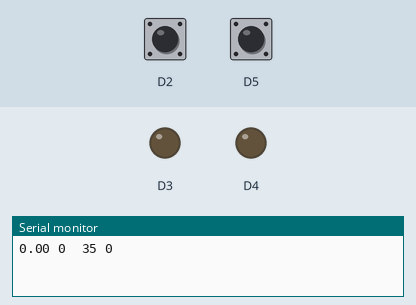
The sketch below on a simulated Arduino Zero (SAMD21). Parts: output pins drawn as LEDs (lit = HIGH), the last lines printed to the serial monitor. The test bench sets the inputs (shaded band); at power-on: D2 HIGH, D5 HIGH.

Above: at 0.1 s.
At 6.1 s:
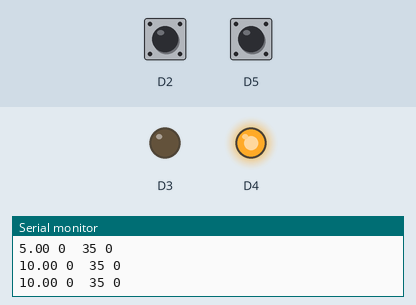
Timing chart, 0 to 25.5 s (numbered marks = the images above):
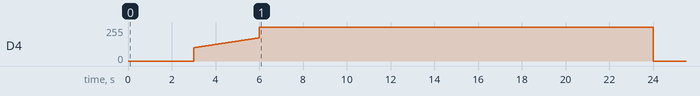

The sketch:

e03_motor_pid.ino
```cpp
#include "PID_v1.h"

#define LOG_SERIAL    SerialUSB


double enc_speed, goal_speed, pwm_output;
double Kp=20, Ki=5, Kd=0.0;

PID motorPID(&enc_speed, &pwm_output, &goal_speed, Kp, Ki, Kd, DIRECT);


typedef struct
{
  int32_t  counter;

  int32_t  speed;
  int32_t  start_counter;

  int32_t  on_time;
  uint32_t start_time;

  double   pwm_out;

  uint8_t  enc_pin[2];
  uint8_t  mot_pin[2];
} motor_t;


motor_t motor;


void setup()
{
  motor.counter = 0;
  motor.on_time = 8000;
  motor.speed = 0;
  motor.pwm_out = 0;
  motor.mot_pin[0] = 4;
  motor.mot_pin[1] = 3;
  motor.enc_pin[0] = 2;
  motor.enc_pin[1] = 5;


  pinMode(motor.enc_pin[0], INPUT_PULLUP);
  pinMode(motor.enc_pin[1], INPUT_PULLUP);

  attachInterrupt(digitalPinToInterrupt(motor.enc_pin[0]), motor_enc_count_a, CHANGE);
  attachInterrupt(digitalPinToInterrupt(motor.enc_pin[1]), motor_enc_count_b, CHANGE);


  analogWrite(motor.mot_pin[0], 0);
  analogWrite(motor.mot_pin[1], 0);


  // PID Setting
  //
  motorPID.SetSampleTime(10);
  motorPID.SetOutputLimits(0, 255);
  motorPID.SetMode(AUTOMATIC);
  goal_speed = 0;

  Serial.begin(115200);
}

void loop()
{
  static uint8_t state = 0;
  static uint32_t pre_time = millis();
  static uint32_t pre_time_log = millis();
  static uint32_t pre_time_delay = millis();
  static uint8_t  pwm = 0;
  static uint32_t pre_time_pid = millis();


  switch(state)
  {
    case 0:
      if (millis()-pre_time_delay >= 3000)
      {
        pre_time_delay = millis();
        state = 1;
        goal_speed = 5;
      }
      break;

    case 1:
      if (millis()-pre_time_delay >= 3000)
      {
        pre_time_delay = millis();
        state = 2;
        goal_speed = 10;
      }
      break;

    case 2:
      if (millis()-pre_time_delay >= 3000)
      {
        pre_time_delay = millis();
        state = 3;
        goal_speed = 15;
      }
      break;
    case 3:
      if (millis()-pre_time_delay >= 3000)
      {
        pre_time_delay = millis();
        state = 4;
        goal_speed = 20;
      }
      break;
    case 4:
      if (millis()-pre_time_delay >= 3000)
      {
        pre_time_delay = millis();
        state = 5;
        goal_speed = 25;
      }
      break;
    case 5:
      if (millis()-pre_time_delay >= 3000)
      {
        pre_time_delay = millis();
        state = 6;
        goal_speed = 40;
      }
      break;
    case 6:
      if (millis()-pre_time_delay >= 3000)
      {
        pre_time_delay = millis();
        state = 7;
        goal_speed = 50;
      }
      break;
    case 7:
      if (millis()-pre_time_delay >= 3000)
      {
        pre_time_delay = millis();
        state = 7;
        goal_speed = 0;
      }
      break;
  }

  enc_speed = (double)motor.speed;
  if (motorPID.Compute() == true)
  {
    pwm = constrain(pwm_output, 0, 255);

    if (goal_speed == 0) pwm = 0;
    analogWrite(motor.mot_pin[0], pwm);
    //analogWrite(motor.mot_pin[0], 50);
  }

  // Encoder Speed Update
  if (millis()-pre_time >= 10)
  {
    pre_time = millis();
    motor.speed = motor.counter - motor.start_counter;
    motor.start_counter = motor.counter;
  }

  // Log
  if (millis()-pre_time_log >= 50)
  {
    pre_time_log = millis();

    LOG_SERIAL.print(goal_speed);
    LOG_SERIAL.print(" 0 ");
    //Serial.print(motor.on_time);
    LOG_SERIAL.print(" 35 ");
    LOG_SERIAL.print(motor.speed);
    LOG_SERIAL.print("  ");
    //Serial.print(motor.pwm_out);
    //Serial.print(pwm);
    LOG_SERIAL.print("  ");
    //Serial.println(motor.counter);
    //Serial.println(err);
    LOG_SERIAL.println();
  }

}


void motor_enc_count_a(void)
{
  uint8_t enc_bit = 0;

  if (digitalRead(motor.enc_pin[0]) == HIGH)
  {
    enc_bit |= (1<<0);
  }
  if (digitalRead(motor.enc_pin[1]) == HIGH)
  {
    enc_bit |= (1<<1);
  }

  switch(enc_bit)
  {
    case 0x01:
    case 0x02:
      motor.counter--;
      break;

    default:
      motor.counter++;
      break;
  }
}

void motor_enc_count_b(void)
{
  uint8_t enc_bit = 0;

  if (digitalRead(motor.enc_pin[0]) == HIGH)
  {
    enc_bit |= (1<<0);
  }
  if (digitalRead(motor.enc_pin[1]) == HIGH)
  {
    enc_bit |= (1<<1);
  }

  switch(enc_bit)
  {
    case 0x00:
    case 0x03:
      motor.counter--;
      break;

    default:
      motor.counter++;
      break;
  }
}
```

Measured:
- by itself, D4: rises from 0/255 to 255/255 in 3.0 s, then falls to 0/255 in 18.0 s
